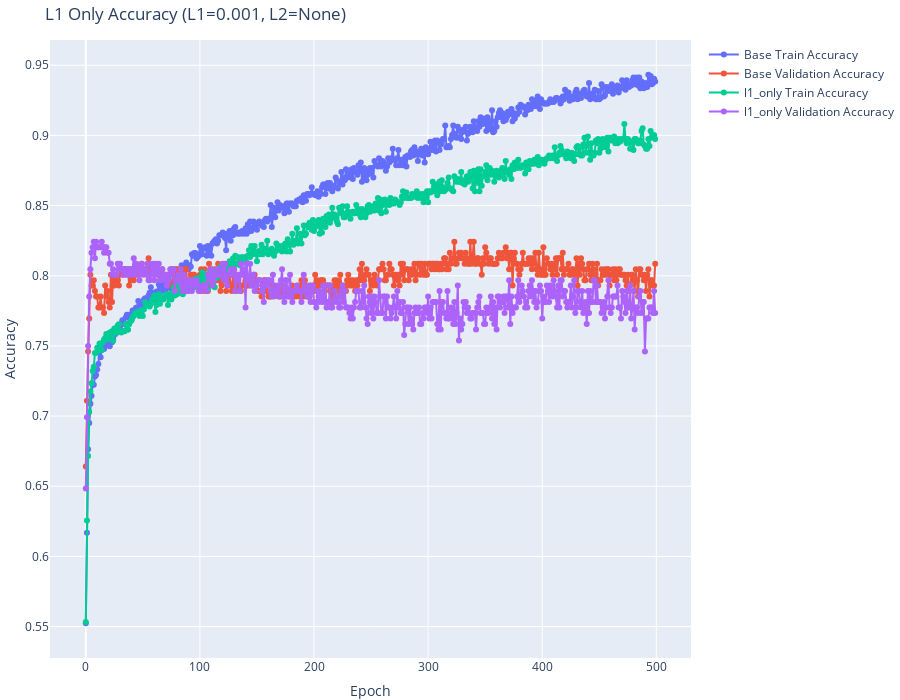
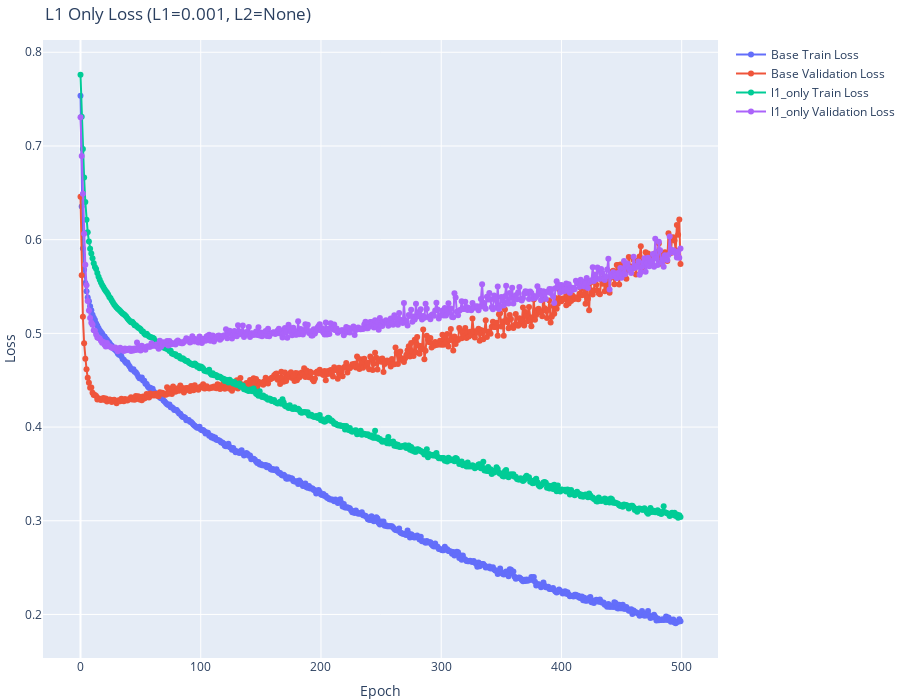

Notebook code for these charts, in order:
### Markdown cell above
Accuracy on test is in fact better.

### Code cell
plot_metrics([base_history, l1_only_history], ['Base', 'l1_only'], "L1=0.001, L2=None", "L1 Only")

### Figure 1 — Plotly figure (JSON) as saved in the notebook; plotly's stock layout.template omitted (floating-point values rounded to 4 significant figures; data arrays with more than 128 entries replaced by an {"elided": "..."} marker saying what was removed)
{"data": [{"mode": "lines+markers", "name": "Base Train Accuracy", "type": "scatter", "x": {"elided": "500 int values"}, "y": {"elided": "500 float values"}}, {"mode": "lines+markers", "name": "Base Validation Accuracy", "type": "scatter", "x": {"elided": "500 int values"}, "y": {"elided": "500 float values"}}, {"mode": "lines+markers", "name": "l1_only Train Accuracy", "type": "scatter", "x": {"elided": "500 int values"}, "y": {"elided": "500 float values"}}, {"mode": "lines+markers", "name": "l1_only Validation Accuracy", "type": "scatter", "x": {"elided": "500 int values"}, "y": {"elided": "500 float values"}}], "layout": {"height": 700, "legend": {"x": 1.02, "y": 1}, "margin": {"b": 0, "l": 0, "r": 0, "t": 40}, "title": {"text": "L1 Only Accuracy (L1=0.001, L2=None)"}, "xaxis": {"title": {"text": "Epoch"}}, "yaxis": {"title": {"text": "Accuracy"}}}}

### Figure 2 — Plotly figure (JSON) as saved in the notebook; plotly's stock layout.template omitted (floating-point values rounded to 4 significant figures; data arrays with more than 128 entries replaced by an {"elided": "..."} marker saying what was removed)
{"data": [{"mode": "lines+markers", "name": "Base Train Loss", "type": "scatter", "x": {"elided": "500 int values"}, "y": {"elided": "500 float values"}}, {"mode": "lines+markers", "name": "Base Validation Loss", "type": "scatter", "x": {"elided": "500 int values"}, "y": {"elided": "500 float values"}}, {"mode": "lines+markers", "name": "l1_only Train Loss", "type": "scatter", "x": {"elided": "500 int values"}, "y": {"elided": "500 float values"}}, {"mode": "lines+markers", "name": "l1_only Validation Loss", "type": "scatter", "x": {"elided": "500 int values"}, "y": {"elided": "500 float values"}}], "layout": {"height": 700, "legend": {"x": 1.02, "y": 1}, "margin": {"b": 0, "l": 0, "r": 0, "t": 40}, "title": {"text": "L1 Only Loss (L1=0.001, L2=None)"}, "xaxis": {"title": {"text": "Epoch"}}, "yaxis": {"title": {"text": "Loss"}}}}
